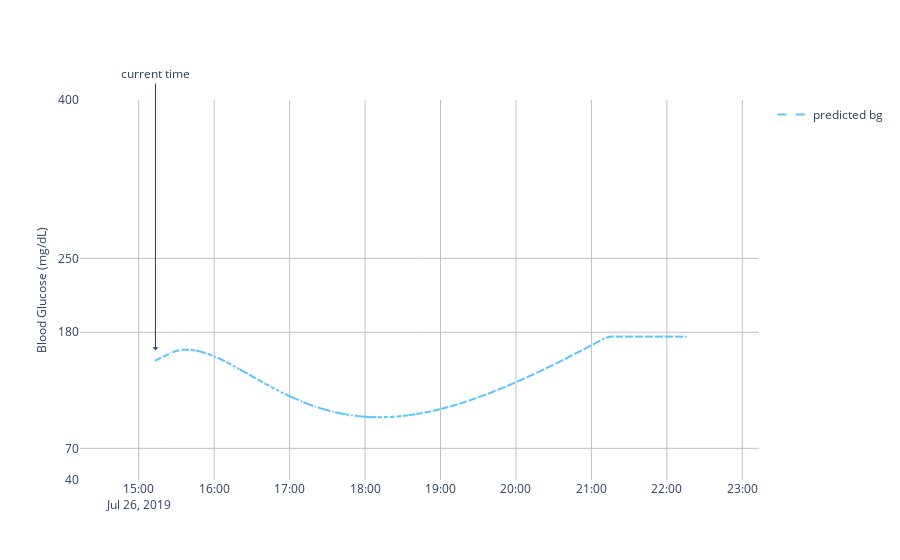

The notebook cell this image was saved under:
### Markdown cell above
## Overall Prediction

### Code cell
# get overall prediction
overall_predicted_glucose_dates = recommendations.get("predicted_glucose_dates")
overall_predicted_glucose_values = recommendations.get("predicted_glucose_values")

# overall prediction
bg_prediction_trace = go.Scattergl(
    name="predicted bg",
    x=overall_predicted_glucose_dates,
    y=overall_predicted_glucose_values,
    hoverinfo="y+name",
    mode='lines',
    line=dict(
        color="#5ac6fa",
        dash="dash",
    )
)
layout = go.Layout(
    showlegend=True,
    plot_bgcolor="white",
    yaxis=dict(
        range=[40, 400],
        tickvals=[-100, 40, 70, 180, 250, 400],
        fixedrange=True,
        hoverformat=".0f",
        zeroline=False,
        showgrid=True,
        gridcolor="#c0c0c0",
        title=dict(
            text="Blood Glucose (mg/dL)",
            font=dict(
                size=12
            )
        )
    ),
    xaxis=dict(
        range=(
            current_time - datetime.timedelta(hours=1),
            current_time + datetime.timedelta(hours=8)
        ),
        showgrid=True,
        gridcolor="#c0c0c0",
    ),
    annotations=[
        go.layout.Annotation(
            x=current_time,
            y=bg["mg_dL"].values[-1] + 10,
            xref="x",
            yref="y",
            text="current time",
            showarrow=True,
            arrowhead=1,
            ax=0,
            ayref="y",
            ay=425
        )
    ],
    dragmode="pan",
    hovermode="x"
)

fig = go.Figure(data=[bg_prediction_trace], layout=layout)
fig

### Figure 1 — Plotly figure (JSON) as saved in the notebook; plotly's stock layout.template omitted (floating-point values rounded to 4 significant figures)
{"data": [{"hoverinfo": "y+name", "line": {"color": "#5ac6fa", "dash": "dash"}, "mode": "lines", "name": "predicted bg", "type": "scattergl", "x": ["2019-07-26T15:12:46+00:00", "2019-07-26T15:15:00+00:00", "2019-07-26T15:20:00+00:00", "2019-07-26T15:25:00+00:00", "2019-07-26T15:30:00+00:00", "2019-07-26T15:35:00+00:00", "2019-07-26T15:40:00+00:00", "2019-07-26T15:45:00+00:00", "2019-07-26T15:50:00+00:00", "2019-07-26T15:55:00+00:00", "2019-07-26T16:00:00+00:00", "2019-07-26T16:05:00+00:00", "2019-07-26T16:10:00+00:00", "2019-07-26T16:15:00+00:00", "2019-07-26T16:20:00+00:00", "2019-07-26T16:25:00+00:00", "2019-07-26T16:30:00+00:00", "2019-07-26T16:35:00+00:00", "2019-07-26T16:40:00+00:00", "2019-07-26T16:45:00+00:00", "2019-07-26T16:50:00+00:00", "2019-07-26T16:55:00+00:00", "2019-07-26T17:00:00+00:00", "2019-07-26T17:05:00+00:00", "2019-07-26T17:10:00+00:00", "2019-07-26T17:15:00+00:00", "2019-07-26T17:20:00+00:00", "2019-07-26T17:25:00+00:00", "2019-07-26T17:30:00+00:00", "2019-07-26T17:35:00+00:00", "2019-07-26T17:40:00+00:00", "2019-07-26T17:45:00+00:00", "2019-07-26T17:50:00+00:00", "2019-07-26T17:55:00+00:00", "2019-07-26T18:00:00+00:00", "2019-07-26T18:05:00+00:00", "2019-07-26T18:10:00+00:00", "2019-07-26T18:15:00+00:00", "2019-07-26T18:20:00+00:00", "2019-07-26T18:25:00+00:00", "2019-07-26T18:30:00+00:00", "2019-07-26T18:35:00+00:00", "2019-07-26T18:40:00+00:00", "2019-07-26T18:45:00+00:00", "2019-07-26T18:50:00+00:00", "2019-07-26T18:55:00+00:00", "2019-07-26T19:00:00+00:00", "2019-07-26T19:05:00+00:00", "2019-07-26T19:10:00+00:00", "2019-07-26T19:15:00+00:00", "2019-07-26T19:20:00+00:00", "2019-07-26T19:25:00+00:00", "2019-07-26T19:30:00+00:00", "2019-07-26T19:35:00+00:00", "2019-07-26T19:40:00+00:00", "2019-07-26T19:45:00+00:00", "2019-07-26T19:50:00+00:00", "2019-07-26T19:55:00+00:00", "2019-07-26T20:00:00+00:00", "2019-07-26T20:05:00+00:00", "2019-07-26T20:10:00+00:00", "2019-07-26T20:15:00+00:00", "2019-07-26T20:20:00+00:00", "2019-07-26T20:25:00+00:00", "2019-07-26T20:30:00+00:00", "2019-07-26T20:35:00+00:00", "2019-07-26T20:40:00+00:00", "2019-07-26T20:45:00+00:00", "2019-07-26T20:50:00+00:00", "2019-07-26T20:55:00+00:00", "2019-07-26T21:00:00+00:00", "2019-07-26T21:05:00+00:00", "2019-07-26T21:10:00+00:00", "2019-07-26T21:15:00+00:00", "2019-07-26T21:20:00+00:00", "2019-07-26T21:25:00+00:00", "2019-07-26T21:30:00+00:00", "2019-07-26T21:35:00+00:00", "2019-07-26T21:40:00+00:00", "2019-07-26T21:45:00+00:00", "2019-07-26T21:50:00+00:00", "2019-07-26T21:55:00+00:00", "2019-07-26T22:00:00+00:00", "2019-07-26T22:05:00+00:00", "2019-07-26T22:10:00+00:00", "2019-07-26T22:15:00+00:00"], "y": [153.0, 154.2, 157.1, 160.1, 162.3, 163.4, 163.5, 162.8, 161.4, 159.5, 157.2, 154.5, 151.5, 148.4, 145.1, 141.7, 138.3, 135.0, 131.6, 128.4, 125.3, 122.3, 119.4, 116.7, 114.2, 111.9, 109.7, 107.8, 106.1, 104.5, 103.2, 102.1, 101.2, 100.4, 99.93, 99.6, 99.46, 99.51, 99.73, 100.1, 100.7, 101.4, 102.3, 103.3, 104.5, 105.8, 107.2, 108.8, 110.5, 112.3, 114.2, 116.2, 118.3, 120.5, 122.8, 125.1, 127.6, 130.1, 132.7, 135.3, 138.0, 140.8, 143.6, 146.5, 149.4, 152.3, 155.3, 158.3, 161.4, 164.5, 167.6, 170.8, 173.9, 175.9, 175.8, 175.8, 175.8, 175.8, 175.8, 175.8, 175.8, 175.8, 175.8, 175.8, 175.8, 175.8]}], "layout": {"annotations": [{"arrowhead": 1, "ax": 0, "ay": 425, "ayref": "y", "showarrow": true, "text": "current time", "x": "2019-07-26T15:13:17+00:00", "xref": "x", "y": 163.0, "yref": "y"}], "autosize": true, "dragmode": "pan", "hovermode": "x", "plot_bgcolor": "white", "showlegend": true, "xaxis": {"gridcolor": "#c0c0c0", "range": ["2019-07-26T14:13:17+00:00", "2019-07-26T23:13:17+00:00"], "showgrid": true, "type": "date"}, "yaxis": {"fixedrange": true, "gridcolor": "#c0c0c0", "hoverformat": ".0f", "range": [40, 400], "showgrid": true, "tickvals": [-100, 40, 70, 180, 250, 400], "title": {"font": {"size": 12}, "text": "Blood Glucose (mg/dL)"}, "type": "linear", "zeroline": false}}}
